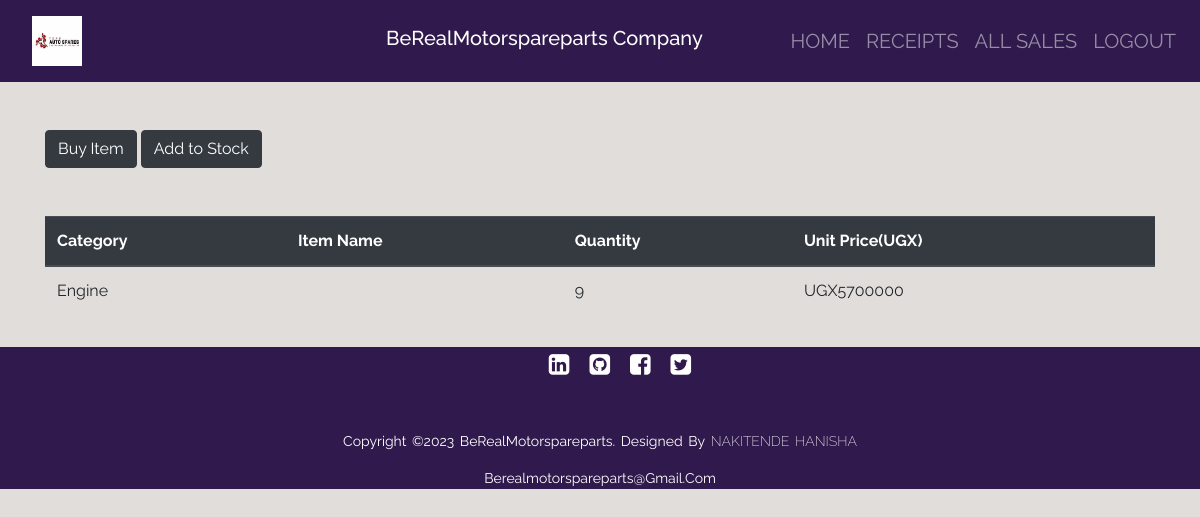
The page /home/1 (signed in) on the database its author committed.
### spare/models.py (models this page shows, shortened)
class SparePart(models.Model):
    Category_name = models.ForeignKey(Category, on_delete=models.CASCADE, null=False, blank=False)
    date_of_arrvial = models.DateField(default=timezone.now)
    part_name = models.CharField(max_length=50, null=False, blank=False)
    total_quantity = models.IntegerField(default=0, null=False, blank=False)
    issued_quantity = models.IntegerField(default=0, null=False, blank=False)
    received_quantity = models.IntegerField(default=0, null=False, blank=False)
    unit_price = models.IntegerField(default=0, null=False, blank=False)
    items_orgin = models.CharField(max_length=50, null=False, blank=False)
    branch_name = models.CharField(max_length=100,blank=False)

class Category(models.Model):
    name = models.CharField(max_length=50, null=False, blank=False)
    def __str__(self):
        return self.name

### spare/views.py (the view)
# urls.py: path('home/<int:product_id>', views.product_details, name='product_detail'),
@login_required
def product_details(request, product_id):
    product = SparePart.objects.get(id=product_id)
    return render(request, 'sparepart/product_detail.html', {'product': product})

### templates/sparepart/product_detail.html
{% extends 'sparepart/base.html'%} {% block content%}
<br></br>
<div class="container">
    <a href="{% url 'issue_items' product.id %}"><input type="submit" value="Buy Item" class="btn btn-dark" btn
            type="button" /></a>
    <a href="{% url 'add_to_stock' product.id %}"><input type="submit" value="Add to Stock"
            class="btn btn-dark btn" type="button" /></a>
</div>
<br></br>
<div class="container">
    <table class="table">
        <thead class="thead-dark">
            <tr>
                <th scope="col">Category</th>
                <th scope="col">Item Name</th>
                <th scope="col">Quantity</th>
                <th scope="col">Unit Price(UGX)</th>
            </tr>
        </thead>
        <tbody>
            <tr>
                <td>{{product.Category_name}}</td>
                <td>{{product.item_name}}</td>
                <td>{{product.total_quantity}}</td>
                <td>UGX{{product.unit_price}}</td>
            </tr>
        </tbody>
    </table>
</div>
{% endblock%}

### spare/static/css/main.css (style rules this page uses)
html, body { position: relative; overflow-x: hidden; background-color:#ffff; width: 100% !important; height: 100vh; display: table; position: relative; background-position: center; background-attachment: scroll; -o-background-size: cover; -moz-background-size: cover; -webkit-background-size: cover; background-size: cover; background-repeat: no-repeat; }
body { background-color: #E1DDDB; font-family: 'raleway'; }
.thead-dark { color: #000; }

### rows shown on the page
SparePart: Category_name "Engine", total_quantity "9", unit_price "5700000"
